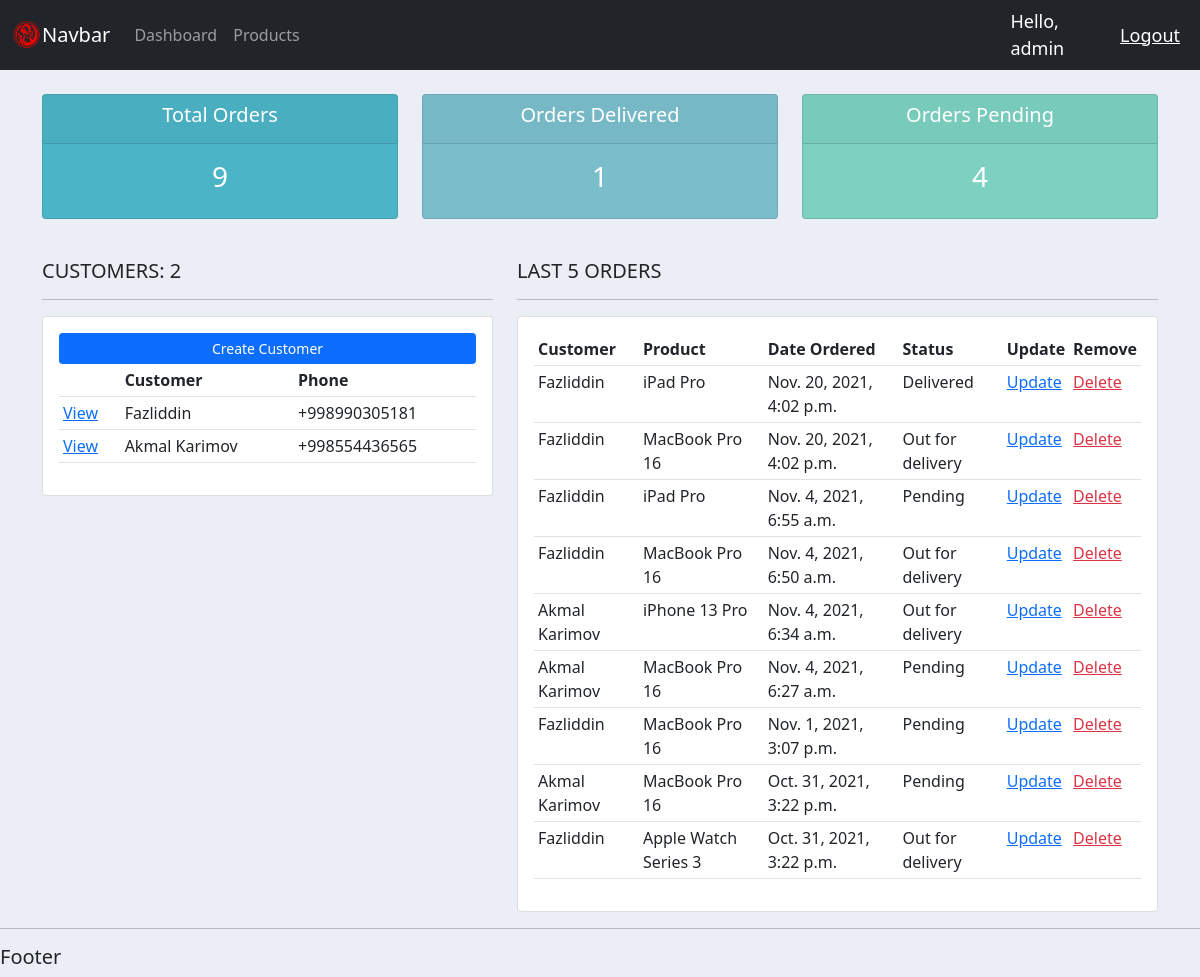
Before: / (signed in) with the older database file.
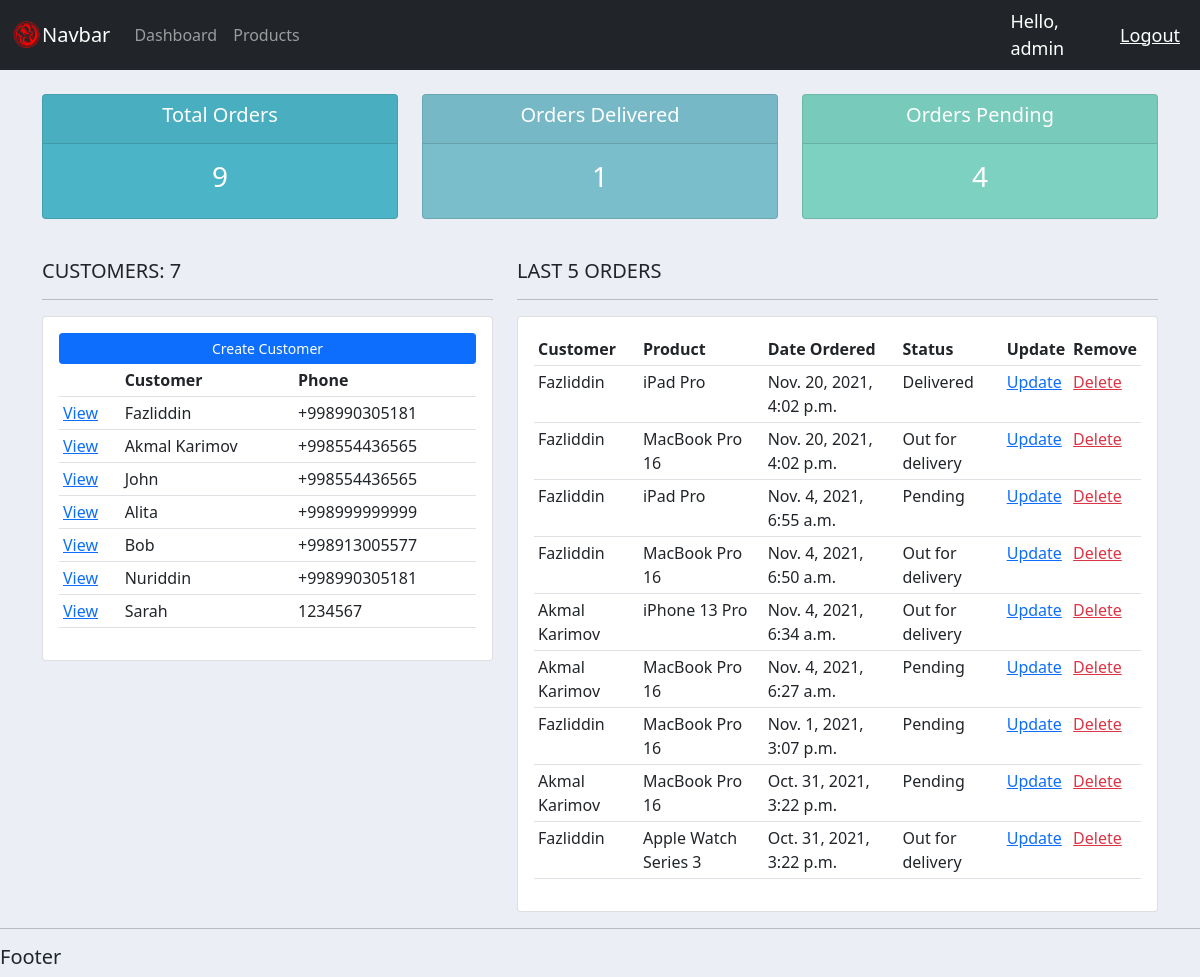
After: the same page with the newer database file.
### accounts/models.py (models this page shows, shortened)
class Customer(models.Model):
    user = models.OneToOneField(User, on_delete=models.CASCADE, null=True)
    name = models.CharField(max_length=200)
    phone = models.CharField(max_length=200)
    email = models.CharField(max_length=200)
    profile_pic = models.ImageField(null=True, blank=True)
    date_created = models.DateTimeField(auto_now_add=True)

class Order(models.Model):
    STATUS = (
        ('Pending', 'Pending'),
        ('Out for delivery', 'Out for delivery'),
        ('Delivered', 'Delivered')
    )
    customer = models.ForeignKey(Customer, on_delete=models.SET_NULL, null=True)
    product = models.ForeignKey(Product, on_delete=models.SET_NULL, null=True)
    date_created = models.DateTimeField(auto_now_add=True, null=True)
    status = models.CharField(max_length=200, null=True, choices=STATUS)
    note = models.CharField(max_length=500, null=True)

class Product(models.Model):
    CATEGORY = (
        ('Indoor', 'Indoor'),
        ('Out Door', 'Out Door'),
    )
    name = models.CharField(max_length=200)
    price = models.FloatField(null=True)
    category = models.CharField(max_length=200, null=True, choices=CATEGORY)
    description = models.CharField(max_length=200)
    date_created = models.DateTimeField(auto_now_add=True, null=True)
    tags = models.ManyToManyField(Tag)

### accounts/decorators.py (the view)
    def wrapper_func(request, *args, **kwargs):
        group = None
        if request.user.groups.exists():
            group = request.user.groups.all()[0].name
        if group == 'customer':
            return redirect('user-page')
        elif group == 'admin':
            return view_func(request, *args, **kwargs)
        else:
            return HttpResponse('You are not authorized')

### accounts/views.py (called while the page is built)
@login_required(login_url="login")
@admin_only
def home(request):
    orders = Order.objects.all().order_by('-date_created')
    customers = Customer.objects.all()
    total_customers = customers.count()
    total_orders = orders.count()
    delivered = orders.filter(status="Delivered").count()
    pending = orders.filter(status='Pending').count()
    context = {
        'orders': orders,
        'customers': customers,
        'total_customers': total_customers,
        'total_orders': total_orders,
        'delivered': delivered,
        'pending': pending
    }
    return render(request, 'accounts/dashboard.html', context)

### templates/accounts/dashboard.html
{% extends 'accounts/base.html' %}
{% block content %}
    {% include 'accounts/status.html' %}
    <br>
    <div class="row">
        <div class="col-md-5">
            <h5>CUSTOMERS: {{ total_customers }}</h5>
            <hr>
            <div class="card card-body">
                <a class="btn btn-primary  btn-sm btn-block" href="">Create Customer</a>
                <table class="table table-sm">
                    <tr>
                        <th></th>
                        <th>Customer</th>
                        <th>Phone</th>
                    </tr>
                    {% for customer in customers %}
                        <tr>
                            <td><a href="{% url 'customer-detail' customer.pk %}">View</a></td>
                            <td>{{ customer.name }}</td>
                            <td>{{ customer.phone }}</td>
                        </tr>
                    {% endfor %}
                </table>
            </div>
        </div>
        <div class="col-md-7">
            <h5>LAST 5 ORDERS</h5>
            <hr>
            <div class="card card-body">
                <table class="table table-sm">
                    <tr>
                        <th>Customer</th>
                        <th>Product</th>
                        <th>Date Ordered</th>
                        <th>Status</th>
                        <th>Update</th>
                        <th>Remove</th>
                    </tr>
                    {% for order in orders %}
                        <tr>
                            <td>{{ order.customer.name }}</td>
                            <td>{{ order.product.name }}</td>
                            <td>{{ order.date_created }}</td>
                            <td>{{ order.status }}</td>
                            <td><a href="{% url 'update-order' order.pk %}" class="text-primary">Update</a></td>
                            <td><a href="{% url 'delete-order' order.pk %}" class="text-danger">Delete</a></td>
                        </tr>
                    {% endfor %}
                </table>
            </div>
        </div>
    </div>
{% endblock %}

### templates/accounts/base.html (shortened to what this page needs)
{% load static %}
<!DOCTYPE html>
<html lang="en">
<head>
    <link rel="stylesheet" href="{% static 'bootstrap/css/bootstrap.css' %}">
    <link rel="stylesheet" href="{% static 'css/main.css' %}">
</head>
<body>
    {% include 'accounts/navbar.html' %}
    <div class="container">
        {% block content %}
        {% endblock %}
    </div>
    <hr>
    <h5>Footer</h5>
</body>
</html>

### templates/accounts/navbar.html (shortened to what this page needs)
{% load static %}
<nav class="navbar navbar-expand-lg navbar-dark bg-dark">
    <div class="container-fluid">
        <img src="{% static 'images/logogo.png' %}" alt="logo" style="width: 30px;">
        <a class="navbar-brand" href="{% url 'home' %}">Navbar</a>
        <div class="collapse navbar-collapse" id="navbarNav">
            <ul class="navbar-nav">
                {% if request.user.is_staff %}
                    <li class="nav-item active">
                        <a class="nav-link" href="{% url 'home' %}">Dashboard</a>
                    </li>
                    <li class="nav-item">
                        <a class="nav-link" href="{% url 'product-list' %}">Products</a>
                    </li>
                {% else %}
                    <li class="nav-item">
                        <a class="nav-link" href="{% url 'account' %}">Settings</a>
                    </li>
                {% endif %}
            </ul>
        </div>
    </div>
    <span class="hello-msg">Hello, {{ request.user }}</span>
    <span><a class="hello-msg" href="{% url 'logout' %}">Logout</a></span>
</nav>

### templates/accounts/status.html
<br>
<div class="row">
	<div class="col">
		<div class="col-md">
			<div class="card text-center text-white  mb-3" id="total-orders">
			  	<div class="card-header">
			  		<h5 class="card-title">Total Orders</h5>
			  	</div>
			  	<div class="card-body">
			    	<h3 class="card-title">{{ total_orders }}</h3>
			  	</div>
			</div>
		</div>
	</div>
	<div class="col">
		<div class="col-md">
			<div class="card text-center text-white  mb-3" id="orders-delivered">
			  	<div class="card-header">
			  		<h5 class="card-title">Orders Delivered</h5>
			  	</div>
			  	<div class="card-body">
			    	<h3 class="card-title">{{ delivered }}</h3>
			  	</div>
			</div>
		</div>
	</div>
	<div class="col">
		<div class="col-md">
			<div class="card text-center text-white  mb-3" id="orders-pending">
			  	<div class="card-header">
			  		<h5 class="card-title">Orders Pending</h5>
			  	</div>
			  	<div class="card-body">
			    	<h3 class="card-title">{{ pending }}</h3>
			  	</div>
			</div>
		</div>
	</div>
</div>

### static/css/main.css (style rules this page uses)
body { background-color: #ebeff5; }
#total-orders { background-color: #4cb4c7; }
#orders-delivered { background-color: #7abecc; }
#orders-pending { background-color: #7CD1C0; }

### templates/accounts/navbar.html (style rules this page uses)
.hello-msg { font-size: 18px; color: #fff; margin-right: 20px; }

Changed rows visible on the page:
added Customer: name "John", phone "+998554436565"
added Customer: name "Alita", phone "+998999999999"
added Customer: name "Bob", phone "+998913005577"
added Customer: name "Nuriddin", phone "+998990305181"
added Customer: name "Sarah", phone "1234567"
Other visible differences:
{{ total_customers }}: "2" → "7"
